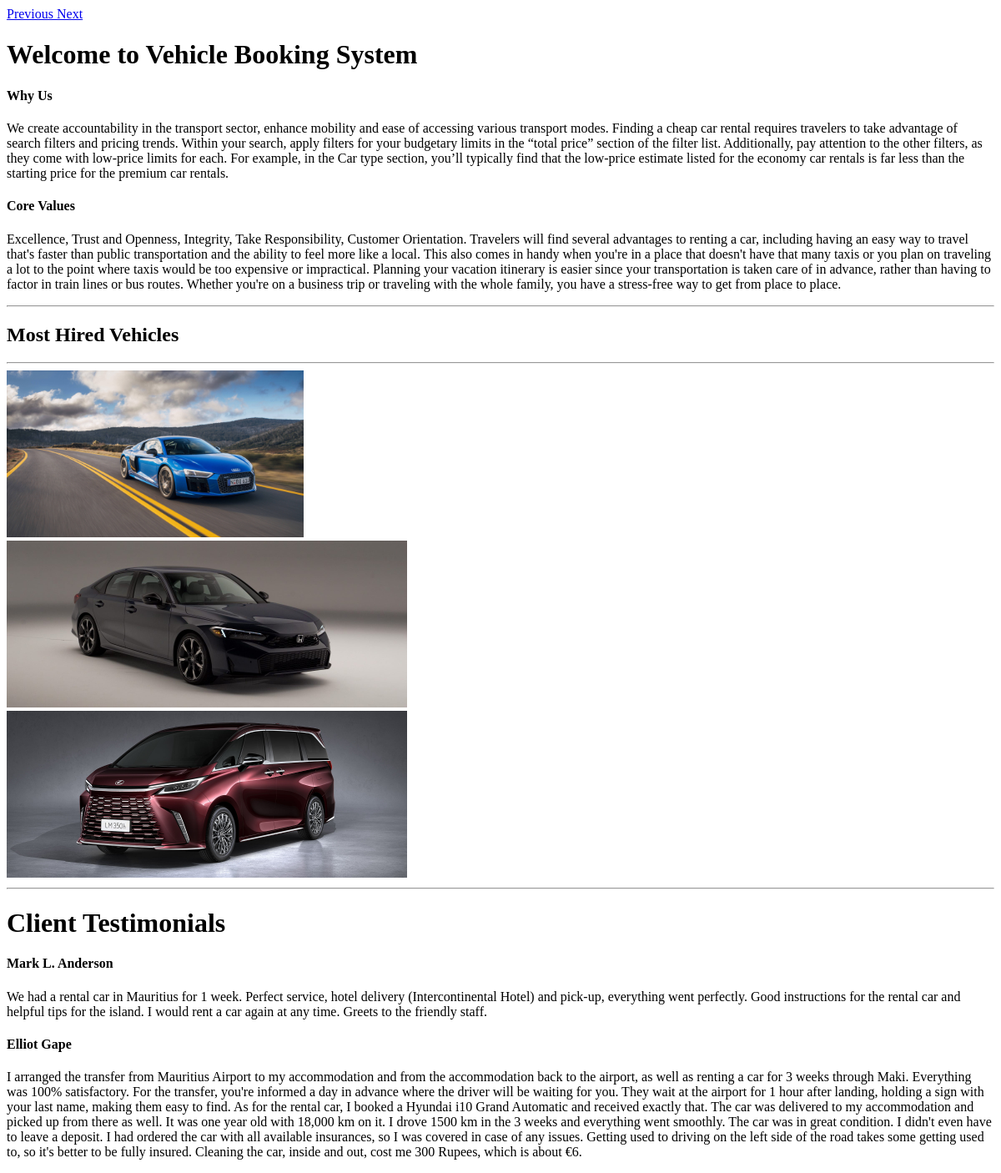
Before: / with the older database file.
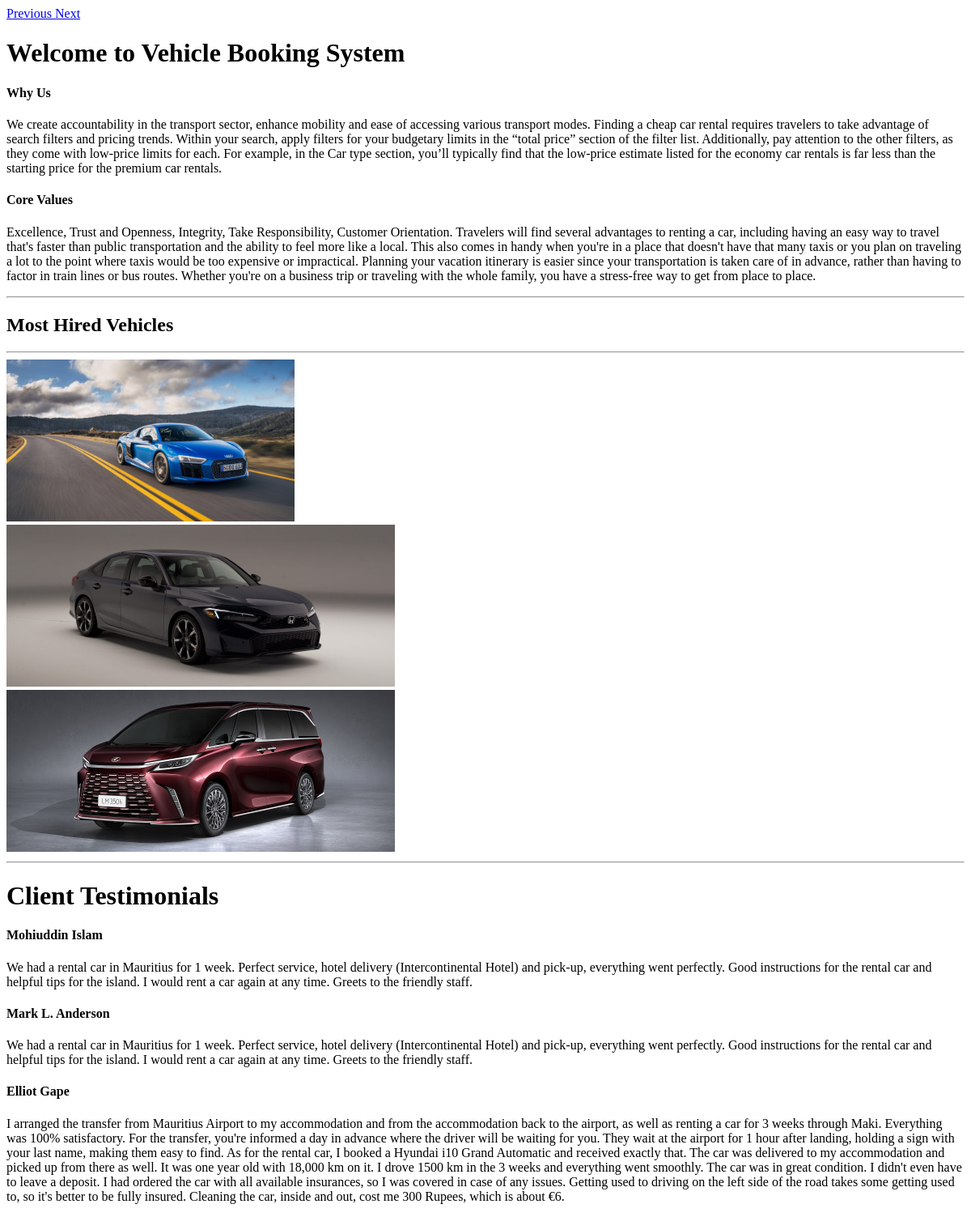
After: the same page with the newer database file.
### tables this page shows
CREATE TABLE `tms_feedback` (
  `f_id` int(20) NOT NULL,
  `f_uname` varchar(200) NOT NULL,
  `f_content` longtext NOT NULL,
  `f_status` varchar(200) NOT NULL
);

### index.php (the view, shortened to what this page needs)
<?php
  include('admin/vendor/inc/config.php');
?>
<!DOCTYPE html>
<html lang="en">
<body>
  <header>
      <a class="carousel-control-prev" href="#carouselExampleIndicators" role="button" data-slide="prev">
        <span class="sr-only">Previous</span>
      </a>
      <a class="carousel-control-next" href="#carouselExampleIndicators" role="button" data-slide="next">
        <span class="sr-only">Next</span>
      </a>
  </header>
  <div class="container">
    <h1 class="my-4">Welcome to Vehicle Booking System</h1>
    <div class="row">
      <div class="col-lg-6 mb-4">
        <div class="card h-100">
          <h4 class="card-header">Why Us</h4>
          <div class="card-body">
            <p class="card-text">We create accountability in the transport sector, enhance mobility and ease of accessing various transport modes. Finding a cheap car rental requires travelers to take advantage of search filters and pricing trends. Within your search, apply filters for your budgetary limits in the “total price” section of the filter list. Additionally, pay attention to the other filters, as they come with low-price limits for each. For example, in the Car type section, you’ll typically find that the low-price estimate listed for the economy car rentals is far less than the starting price for the premium car rentals.</p>
          </div>
        </div>
      </div>
      <div class="col-lg-6 mb-4">
        <div class="card h-100">
          <h4 class="card-header">Core Values</h4>
          <div class="card-body">
            <p class="card-text">
              Excellence, Trust and Openness, Integrity, Take Responsibility, Customer Orientation. Travelers will find several advantages to renting a car, including having an easy way to travel that's faster than public transportation and the ability to feel more like a local. This also comes in handy when you're in a place that doesn't have that many taxis or you plan on traveling a lot to the point where taxis would be too expensive or impractical. Planning your vacation itinerary is easier since your transportation is taken care of in advance, rather than having to factor in train lines or bus routes. Whether you're on a business trip or traveling with the whole family, you have a stress-free way to get from place to place.
            </p>
          </div>
        </div>
      </div>
    </div>
    <hr>
    <h2 class="center">Most Hired Vehicles</h2>
    <hr>
    <div class="row">
      <div class="col-lg-4 col-sm-6 portfolio-item">
        <div class="card h-100">
          <a href="#"><img class="card-img-top" src="vendor/img/audi3.jpg" alt="" height="200px"></a>
        </div>
      </div>
      <div class="col-lg-4 col-sm-6 portfolio-item">
        <div class="card h-100">
          <a href="#"><img class="card-img-top" src="vendor/img/hondacvr.jpg" alt="" height="200px"></a>
        </div>
      </div>
      <div class="col-lg-4 col-sm-6 portfolio-item">
        <div class="card h-100">
          <a href="#"><img class="card-img-top" src="vendor/img/toyota.jpg" alt="" height="200px"></a>
        </div>
      </div>
    </div>
    <hr>
    <h1 class="my-4">Client Testimonials</h1>
    <div class="row">
    <?php
      $ret="SELECT * FROM tms_feedback where f_status ='Published' ORDER BY RAND() LIMIT 3 ";
      $stmt= $mysqli->prepare($ret) ;
      $stmt->execute() ;
      $res=$stmt->get_result();
      while($row=$res->fetch_object())
    {
    ?>
      <div class="col-lg-6 mb-4">
        <div class="card h-100">
          <h4 class="card-header"><?php echo $row->f_uname;?></h4>
          <div class="card-body">
            <p class="card-text"><?php echo $row->f_content;?></p>
          </div>
          </div>
      </div>
    <?php }?>
    </div>
  </div>
</body>
</html>

Changed rows visible on the page:
added tms_feedback: f_uname "Mohiuddin Islam", f_content "We had a rental car in Mauritius for 1 week. Perfect service, hotel delivery (Intercontinental Hotel) and pick-up, everything went perfectly. Good instructions for the rental car and helpful tips for the island. I would rent a car again at any time. Greets to the friendly staff."
